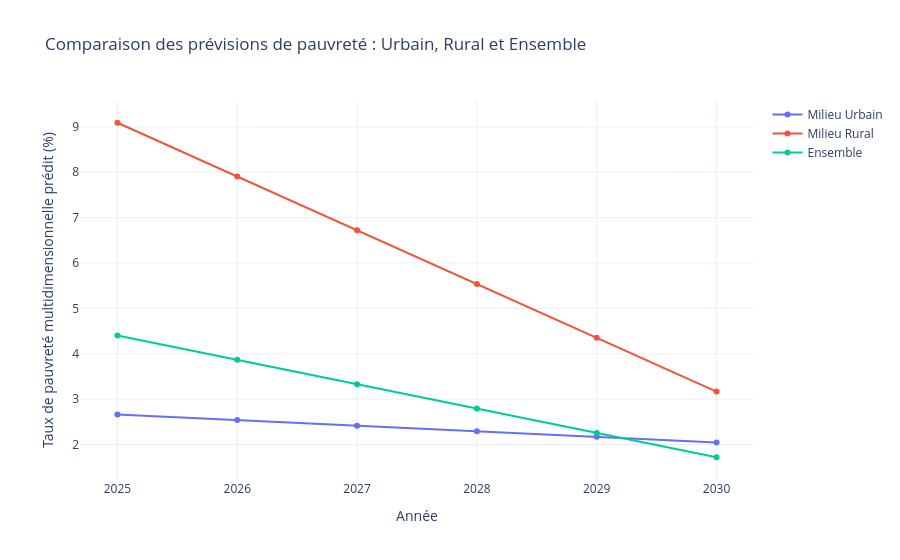

The notebook cell this image was saved under:
### Code cell
# =========================================================
# Prévision de la pauvreté : Urbain / Rural / Ensemble
# Avec Machine Learning + Matplotlib
# Accuracy - Precision - Recall
# =========================================================

# =========================================================
# Prévision de la pauvreté : Urbain / Rural / Ensemble
# Avec Machine Learning + Plotly
# =========================================================

import pandas as pd
import numpy as np
import plotly.graph_objects as go

from sklearn.linear_model import LinearRegression
from sklearn.metrics import accuracy_score, precision_score, recall_score


# =========================================================
# 1. Charger les fichiers CSV
# =========================================================

urbain = pd.read_csv(r"../data/Urbain.csv")
rural = pd.read_csv(r"../data/Rural.csv")
ensemble = pd.read_csv(r"../data/Ensemble.csv")


# =========================================================
# 2. Nettoyage des données
# =========================================================

def nettoyer_donnees(df):
    data = df[df["col_4"].isin(["2014", "2024", 2014, 2024])].copy()

    data = data.rename(columns={
        "col_4": "Annee",
        "col_6": "Pauvrete"
    })

    data["Annee"] = pd.to_numeric(data["Annee"], errors="coerce")
    data["Pauvrete"] = pd.to_numeric(data["Pauvrete"], errors="coerce")

    data = data.dropna(subset=["Annee", "Pauvrete"])

    return data[["Annee", "Pauvrete"]]





# =========================================================
# 5. Fusion des résultats
# =========================================================

resultats_prediction = pd.concat(
    [pred_urbain, pred_rural, pred_ensemble],
    ignore_index=True
)

display(resultats_prediction)


# =========================================================
# 6. Graphique comparatif final
# =========================================================

fig_comparaison = go.Figure()

for milieu in resultats_prediction["Milieu"].unique():
    data_milieu = resultats_prediction[
        resultats_prediction["Milieu"] == milieu
    ]

    fig_comparaison.add_trace(go.Scatter(
        x=data_milieu["Annee"],
        y=data_milieu["Prediction_Pauvrete"],
        mode="lines+markers",
        name=milieu
    ))

fig_comparaison.update_layout(
    title="Comparaison des prévisions de pauvreté : Urbain, Rural et Ensemble",
    xaxis_title="Année",
    yaxis_title="Taux de pauvreté multidimensionnelle prédit (%)",
    template="plotly_white",
    hovermode="x unified"
)

fig_comparaison.show()


# =========================================================
# 7. Analyse automatique en français
# =========================================================

print("====================================================")
print("ANALYSE DES PRÉVISIONS DE LA PAUVRETÉ")
print("====================================================")

for milieu in resultats_prediction["Milieu"].unique():
    df_milieu = resultats_prediction[resultats_prediction["Milieu"] == milieu]

    valeur_2025 = df_milieu[df_milieu["Annee"] == 2025]["Prediction_Pauvrete"].values[0]
    valeur_2030 = df_milieu[df_milieu["Annee"] == 2030]["Prediction_Pauvrete"].values[0]

    evolution = valeur_2030 - valeur_2025

    print(f"\n{milieu}")
    print(
        f"Le taux de pauvreté multidimensionnelle prédit passe de "
        f"{valeur_2025:.2f}% en 2025 à {valeur_2030:.2f}% en 2030."
    )

    if evolution < 0:
        print("La tendance prévue indique une diminution de la pauvreté.")
    elif evolution > 0:
        print("La tendance prévue indique une augmentation de la pauvreté.")
    else:
        print("La tendance prévue reste stable.")

### Figure 1 — Plotly figure (JSON) as saved in the notebook; plotly's stock layout.template omitted (floating-point values rounded to 4 significant figures)
{"data": [{"mode": "lines+markers", "name": "Milieu Urbain", "type": "scatter", "x": [2025, 2026, 2027, 2028, 2029, 2030], "y": [2.664, 2.54, 2.417, 2.293, 2.17, 2.047]}, {"mode": "lines+markers", "name": "Milieu Rural", "type": "scatter", "x": [2025, 2026, 2027, 2028, 2029, 2030], "y": [9.09, 7.906, 6.722, 5.537, 4.353, 3.168]}, {"mode": "lines+markers", "name": "Ensemble", "type": "scatter", "x": [2025, 2026, 2027, 2028, 2029, 2030], "y": [4.405, 3.868, 3.331, 2.794, 2.257, 1.72]}], "layout": {"hovermode": "x unified", "title": {"text": "Comparaison des prévisions de pauvreté : Urbain, Rural et Ensemble"}, "xaxis": {"title": {"text": "Année"}}, "yaxis": {"title": {"text": "Taux de pauvreté multidimensionnelle prédit (%)"}}}}
